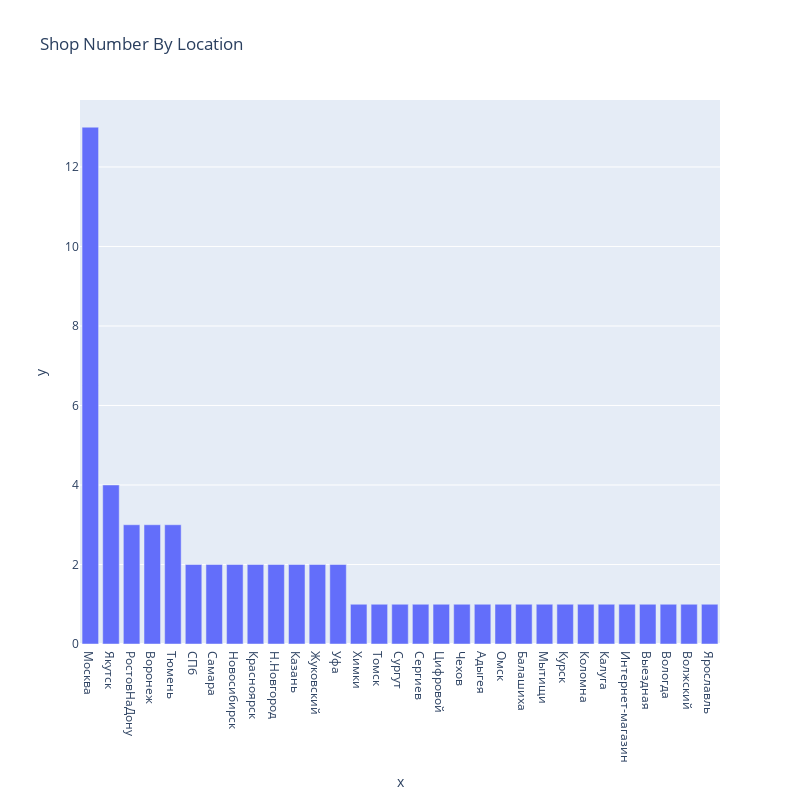

Notebook code for this chart:
### Markdown cell above
## Shop Number by Location

### Code cell
shop_total_prodif_df = shops_df.groupby(['location'], as_index=True)['shop_name'].count().sort_values(ascending=False)

fig = px.bar(
    x=shop_total_prodif_df.index, 
    y=shop_total_prodif_df.values,
    width=800, height=800,
    title='Shop Number By Location',
)

fig.show()

### Figure 1 — Plotly figure (JSON) as saved in the notebook; plotly's stock layout.template omitted (floating-point values rounded to 4 significant figures)
{"data": [{"alignmentgroup": "True", "hovertemplate": "x=%{x}<br>y=%{y}<extra></extra>", "legendgroup": "", "marker": {"color": "#636efa", "pattern": {"shape": ""}}, "name": "", "offsetgroup": "", "orientation": "v", "showlegend": false, "textposition": "auto", "type": "bar", "x": ["Москва", "Якутск", "РостовНаДону", "Воронеж", "Тюмень", "СПб", "Самара", "Новосибирск", "Красноярск", "Н.Новгород", "Казань", "Жуковский", "Уфа", "Химки", "Томск", "Сургут", "Сергиев", "Цифровой", "Чехов", "Адыгея", "Омск", "Балашиха", "Мытищи", "Курск", "Коломна", "Калуга", "Интернет-магазин", "Выездная", "Вологда", "Волжский", "Ярославль"], "xaxis": "x", "y": [13, 4, 3, 3, 3, 2, 2, 2, 2, 2, 2, 2, 2, 1, 1, 1, 1, 1, 1, 1, 1, 1, 1, 1, 1, 1, 1, 1, 1, 1, 1], "yaxis": "y"}], "layout": {"barmode": "relative", "height": 800, "legend": {"tracegroupgap": 0}, "title": {"text": "Shop Number By Location"}, "width": 800, "xaxis": {"anchor": "y", "domain": [0, 1], "title": {"text": "x"}}, "yaxis": {"anchor": "x", "domain": [0, 1], "title": {"text": "y"}}}}
